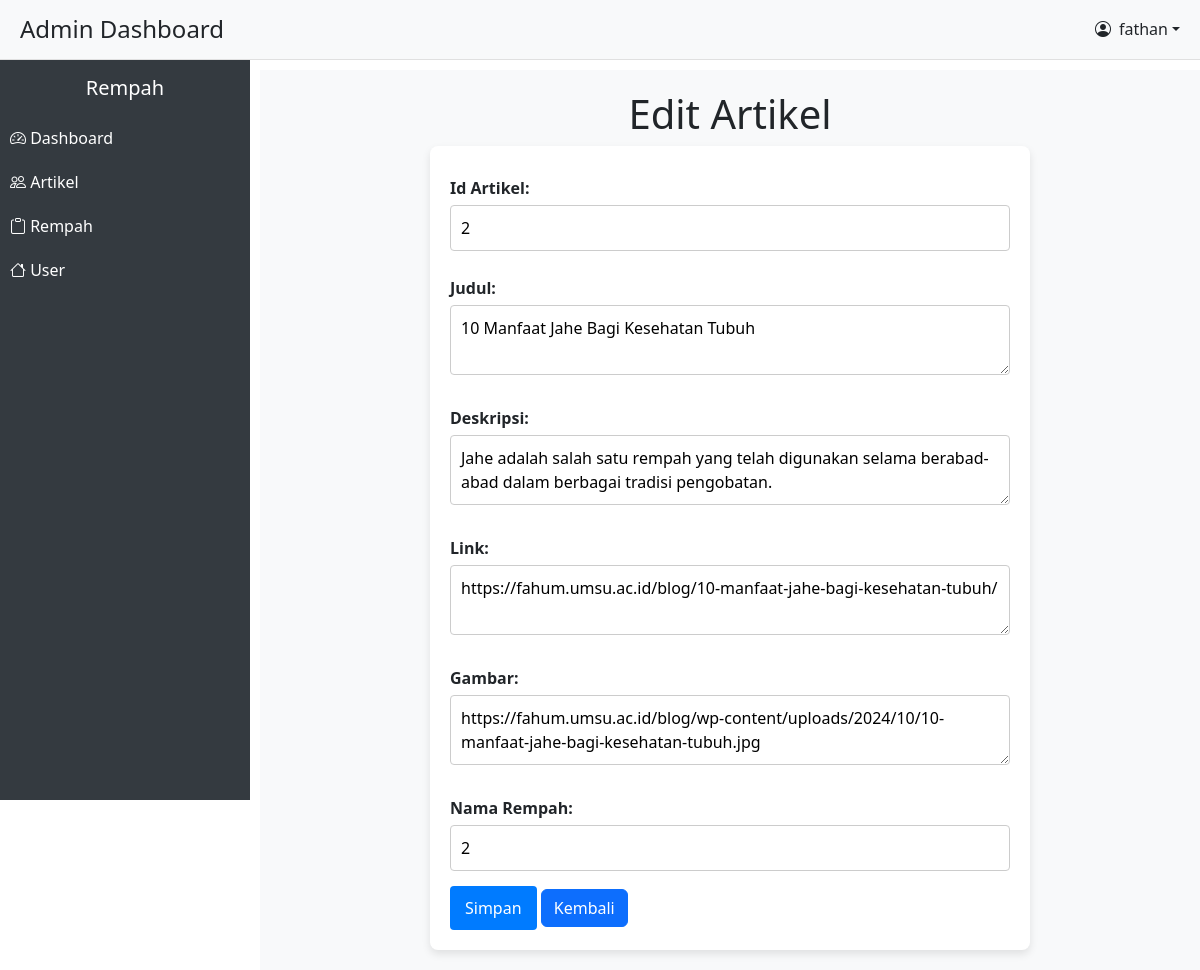
Page /admin/editArtikel.php?id=2 (signed in) on the committed database.
### tables this page shows
CREATE TABLE `artikel` (
  `id_artikel` int(11) NOT NULL,
  `judul` varchar(100) NOT NULL,
  `deskripsi` varchar(1000) NOT NULL,
  `link` varchar(1000) NOT NULL,
  `gambar` varchar(1000) NOT NULL,
  `id_rempah` int(11) NOT NULL
);

CREATE TABLE `rempah` (
  `id_rempah` int(11) NOT NULL,
  `nama_rempah` varchar(100) NOT NULL,
  `nama_ilmiah` varchar(100) NOT NULL,
  `id_jenis` int(11) DEFAULT NULL
);

### admin/editArtikel.php (the view, shortened to what this page needs)
<?php
include "./style/header.php";
include "./style/sidebar.php";
$conn = mysqli_connect("localhost", "root", "", "obat");
echo '<div class="main-content">';
?>
<head>
</head>
<?php
if (isset($_GET["id"])) {
    $id_artikel = $_GET["id"];
    $query = "SELECT * FROM artikel, rempah WHERE id_artikel = $id_artikel AND artikel.id_rempah = rempah.id_rempah";
    $result = mysqli_query($conn, $query);
    $result = mysqli_fetch_assoc($result);
    $judul = $result["judul"];
    $deskripsi = $result["deskripsi"];
    $link = $result["link"];
    $gambar = $result["gambar"];
    $nama_rempah = $result["id_rempah"];
    echo "
    <h1>Edit Artikel</h1><form method='POST' class='form-container'>
    <label>Id Artikel:</label>
    <input type='text' name='id_artikel' value='$id_artikel' readonly><br>
    <label>Judul:</label>
    <textarea name='judul'>$judul</textarea><br>
    <label>Deskripsi:</label>
    <textarea name='deskripsi'>$deskripsi</textarea><br>
    <label>Link:</label>
    <textarea name='link'>$link</textarea><br>
    <label>Gambar:</label>
    <textarea name='gambar'>$gambar</textarea><br>
    <label>Nama Rempah:</label>
    <input list='nama_rempah' name='nama_rempah' value='$nama_rempah'><br>
    <datalist id='nama_rempah'>";
    echo "</datalist>
    <input type='submit' value='Simpan' name='simpan' class='btn btn-primary'>
    <a href='kelolahArtikel.php' class='btn btn-primary'>Kembali</a>
    </form>";
}
echo '</div>';
?>

### admin/editArtikel.php (style rules this page uses)
.main-content { margin-left: 260px; margin-top: 70px; padding: 20px; background-color: #f8f9fa; min-height: 100vh; }
.form-container { background: white; padding: 20px; border-radius: 8px; box-shadow: 0 4px 8px rgba(0, 0, 0, 0.1); max-width: 600px; margin: 0 auto; }
.form-container label { font-weight: bold; margin-top: 10px; display: block; }
.form-container input[type="text"], .form-container textarea, .form-container input[list] { width: 100%; padding: 10px; margin-top: 5px; margin-bottom: 15px; border: 1px solid #ccc; border-radius: 4px; box-sizing: border-box; }
.form-container input[type="submit"] { background-color: #007bff; color: white; border: none; padding: 10px 15px; border-radius: 4px; cursor: pointer; }
h1 { text-align: center; }

### rows in the picture
artikel: judul "10 Manfaat Jahe Bagi Kesehatan Tubuh", deskripsi "Jahe adalah salah satu rempah yang telah digunakan selama berabad-abad dalam berbagai tradisi pengobatan.", link "https://fahum.umsu.ac.id/blog/10-manfaat-jahe-bagi-kesehatan-tubuh/", gambar "https://fahum.umsu.ac.id/blog/wp-content/uploads/2024/10/10-manfaat-jahe-bagi-kesehatan-tubuh.jpg", nama_rempah "2"

### other values in the picture
$nama_pengguna "fathan"
